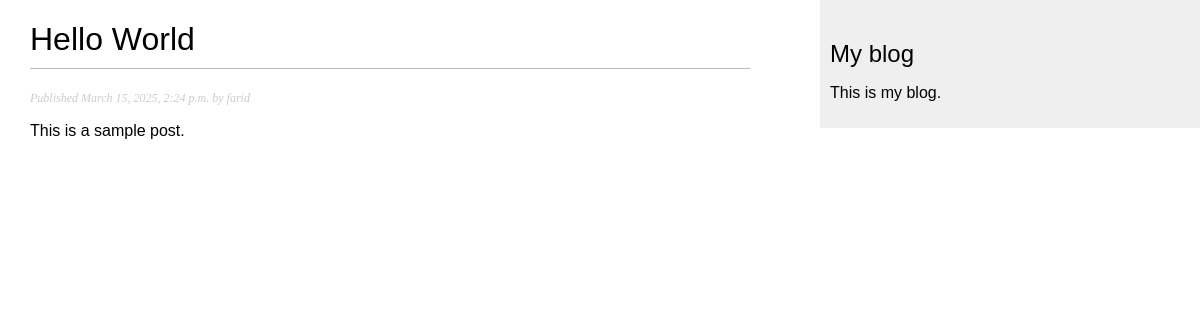
The page /blog/2025/3/15/hello-World/ on the database its author committed.
### blog/models.py (models this page shows, shortened)
class Post(models.Model):
    class Status(models.TextChoices):
        DRAFT = "DF", "Draft"
        PUBLISHED = "PB", "Published"
    title = models.CharField(max_length=250)
    slug = models.SlugField(max_length=250, unique_for_date="publish")
    author = models.ForeignKey(
        settings.AUTH_USER_MODEL, on_delete=models.CASCADE, related_name="blog_posts"
    )
    body = models.TextField()
    publish = models.DateTimeField(default=timezone.now)
    created = models.DateTimeField(auto_now_add=True)
    updated = models.DateTimeField(auto_now=True)
    status = models.CharField(max_length=2, choices=Status, default=Status.DRAFT)
    objects = models.Manager()  # The default manager.
    published = PublishedManager()  # Our custom manager.
    class Meta:
        ordering = ["-publish"]
        indexes = [
            models.Index(fields=["-publish"]),
        ]

### users/models.py (models this page shows)
class CustomUser(AbstractUser):
    pass
    def __str__(self):
        return self.username

### blog/views.py (the view)
def post_detail(request, year, month, day, post):
    post = get_object_or_404(
        Post,
        status=Post.Status.PUBLISHED,
        slug=post,
        publish__year=year,
        publish__month=month,
        publish__day=day,
    )
    return render(request, "blog/post/detail.html", {"post": post})

### blog/templates/blog/post/detail.html (shortened to what this page needs)
{% extends "blog/base.html" %}
{% block content %}
  <h1>{{ post.title }}</h1>
  <p class="date">
    Published {{ post.publish }} by {{ post.author }}
  </p>
  {{ post.body|linebreaks }}
{% endblock %}

### blog/static/css/blog.css (style rules this page uses)
body { margin:0; padding:0; font-family:helvetica, sans-serif; }
h1 { font-weight:normal; border-bottom:1px solid #bbb; padding:0 0 10px 0; }
p.date { color:#ccc; font-family: georgia, serif; font-size: 12px; font-style: italic; }

### rows shown on the page
Post: title "Hello World", publish "March 15, 2025, 2:24 p.m.", author "farid", body "This is a sample post."
